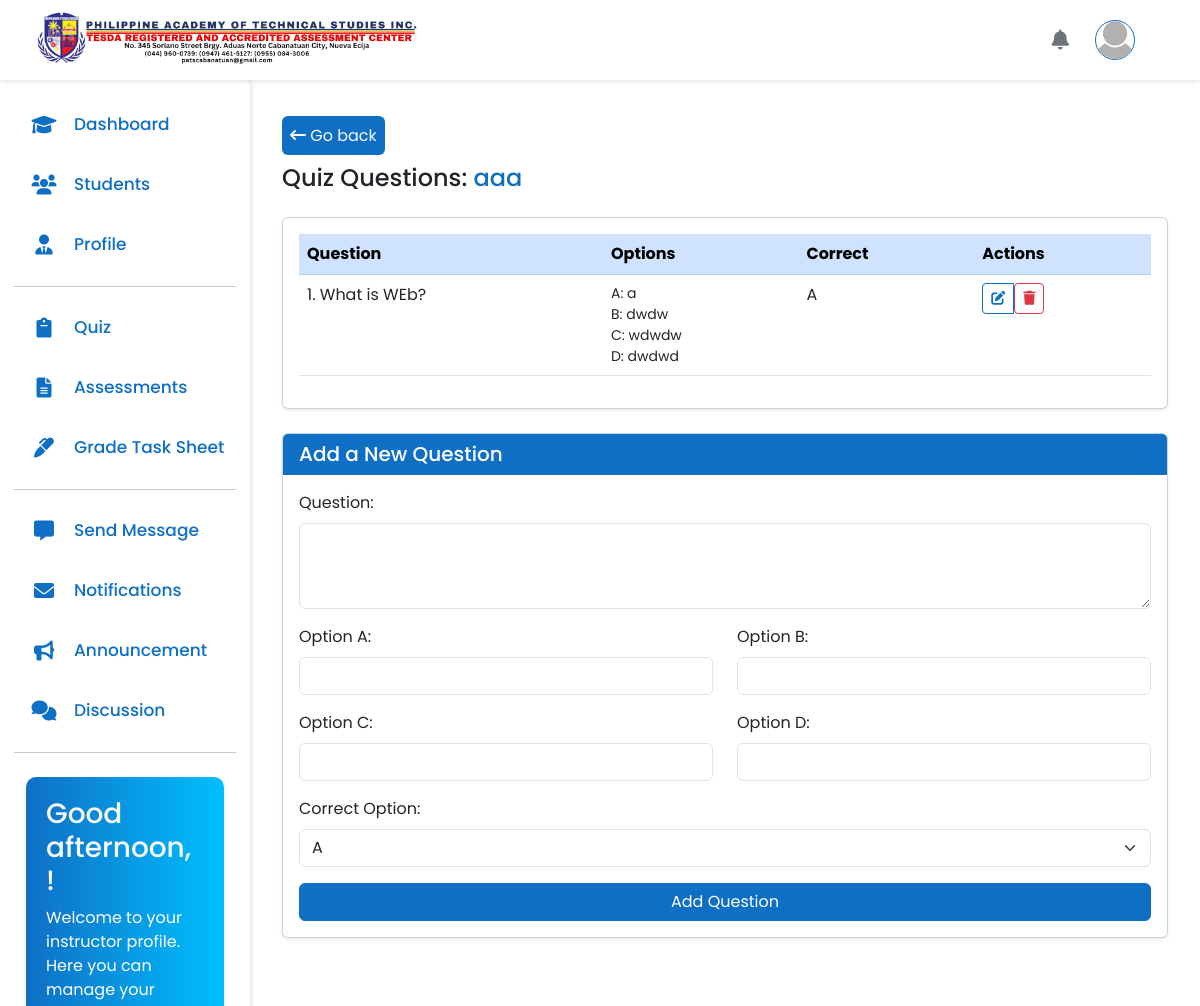
The page /instructor/main.php?page=quiz-question&courseID=21&quizContent=4638&quizName=aaa on the database its author committed.
### tables this page shows
CREATE TABLE `header` (
  `id` int(11) NOT NULL,
  `logo` varchar(100) DEFAULT NULL
);

CREATE TABLE `quiz_questions` (
  `question_id` int(11) NOT NULL,
  `quiz_id` int(11) NOT NULL,
  `question_name` text NOT NULL,
  `option_a` varchar(100) NOT NULL,
  `option_b` varchar(100) NOT NULL,
  `option_c` varchar(100) NOT NULL,
  `option_d` varchar(100) NOT NULL,
  `correct_option` char(1) NOT NULL,
  `created_at` timestamp NOT NULL DEFAULT current_timestamp()
);

### instructor/quiz-question.php (the view, shortened to what this page needs)
<?php
$courseID = $_GET['courseID'];
if (isset($_GET['quizContent']) && isset($_GET['quizName'])) {
    $quizID = $_GET['quizContent'];
    $quizName = $_GET['quizName'];
    ?>
    <div class="container-fluid mt-4">
        <a href="main.php?page=course-content&viewContent=<?= $courseID; ?> " class="button-primary text-decoration-none text-center p-2 rounded"><i class="fa-solid fa-arrow-left-long"></i> Go back</a>
        <h2 class="mb-4 fs-4 mt-3">Quiz Questions: <span class="text-primary"><?= htmlspecialchars($quizName); ?></span></h2>
        <div class="card shadow-sm">
            <div class="card-body table-responsive">
                <table class="table table-hover">
                    <thead class="table-primary">
                        <tr>
                            <th>Question</th>
                            <th>Options</th>
                            <th>Correct</th>
                            <th>Actions</th>
                        </tr>
                    </thead>
                    <tbody>
                        <?php
                        $qNum = 0;
                        $sqlQuizQuestion = "SELECT * FROM quiz_questions WHERE quiz_id = '$quizID'";
                        $resultQuizQuestion = mysqli_query($connect, $sqlQuizQuestion);
                        while ($row = mysqli_fetch_assoc($resultQuizQuestion)) {
                            $qNum++;
                        ?>
                            <tr>
                                <td class="text-break"><?= $qNum; ?>. <?= htmlspecialchars($row['question_name']); ?></td>
                                <td>
                                    <small class="d-block text-break">
                                        A: <?= htmlspecialchars($row['option_a']); ?><br>
                                        B: <?= htmlspecialchars($row['option_b']); ?><br>
                                        C: <?= htmlspecialchars($row['option_c']); ?><br>
                                        D: <?= htmlspecialchars($row['option_d']); ?>
                                    </small>
                                </td>
                                <td><?= $row['correct_option']; ?></td>
                                <td>
                                    <div class="btn-group" role="group">
                                        <button type="button" class="btn btn-sm btn-outline-primary" data-bs-toggle="modal" data-bs-target="#editQuestionModal<?= $row['question_id']; ?>">
                                            <i class="fa-solid fa-pen-to-square"></i>
                                        </button>
                                        <form method="POST" onsubmit="return confirm('Are you sure you want to delete this question?');">
                                            <button type="submit" name="delete_question" class="btn btn-sm btn-outline-danger">
                                                <i class="fa-solid fa-trash"></i>
                                            </button>
                                        </form>
                                    </div>
                                </td>
                            </tr>
                            </div>
                        <?php
                        }
                        ?>
            </div>
        </div>
    </div>
    <div class="container-fluid mt-4 mb-5">
        <div class="card shadow-sm">
            <div class="card-header bg-primary text-white">
                <h5 class="mb-0 fs-5">Add a New Question</h5>
            </div>
            <div class="card-body">
                <form method="post">
                    <div class="mb-3">
                        <label for="question_name" class="form-label">Question:</label>
                        <textarea name="question_name" id="question_name" class="form-control" rows="3" required></textarea>
                    </div>
                    <div class="row">
                        <div class="col-12 col-md-6 mb-3">
                            <label for="option_a" class="form-label">Option A:</label>
                            <input type="text" name="option_a" id="option_a" class="form-control" required>
                        </div>
                        <div class="col-12 col-md-6 mb-3">
                            <label for="option_b" class="form-label">Option B:</label>
                            <input type="text" name="option_b" id="option_b" class="form-control" required>
                        </div>
                    </div>
                    <div class="row">
                        <div class="col-12 col-md-6 mb-3">
                            <label for="option_c" class="form-label">Option C:</label>
                            <input type="text" name="option_c" id="option_c" class="form-control" required>
                        </div>
                        <div class="col-12 col-md-6 mb-3">
                            <label for="option_d" class="form-label">Option D:</label>
                            <input type="text" name="option_d" id="option_d" class="form-control" required>
                        </div>
                    </div>
                    <div class="mb-3">
                        <label for="correct_option" class="form-label">Correct Option:</label>
                        <select name="correct_option" id="correct_option" class="form-select">
                            <option value="A">A</option>
                        </select>
                    </div>
                    <div class="d-grid">
                        <button type="submit" name="add_question" class="btn btn-primary">Add Question</button>
                    </div>
                </form>
            </div>
        </div>
    </div>
<?php
}
?>
<div class="position-fixed bottom-0 end-0 p-3" style="z-index: 11">
</div>

### instructor/main.php (shortened to what this page needs)
<?php
    include '../config/db.php';
    $page = isset($_GET['page']) ? $_GET['page'] : 'dashboard';
    $userID = $_SESSION['userID'];
    switch($page){
        case 'quiz-question':
            $filename = 'quiz-question.php';
            break;
    }
    $sqlProfile = "SELECT profile_picture FROM users WHERE user_id = '$userID'";
    $resultProfile = mysqli_query($connect, $sqlProfile);
    $pic = mysqli_fetch_assoc($resultProfile);
    $profilePic = $pic['profile_picture'] ?? 'default.png';
    $sqlHeader = "SELECT * FROM header";
    $resultHeader = mysqli_query($connect, $sqlHeader);
    $header = mysqli_fetch_assoc($resultHeader);
    $logo = $header['logo'];
?>
<!DOCTYPE html>
<html lang="en">
<head>
    <link href="https://cdn.jsdelivr.net/npm/bootstrap@5.3.0/dist/css/bootstrap.min.css" rel="stylesheet">
    <link href="https://cdnjs.cloudflare.com/ajax/libs/font-awesome/6.0.0-beta3/css/all.min.css" rel="stylesheet">
    <link rel="stylesheet" href="../assets/css/side-nav.css?v1">
    <link rel="stylesheet" href="../assets/css/color.css">
    <link rel="stylesheet" href="https://cdn.jsdelivr.net/npm/sweetalert2@11.0.19/dist/sweetalert2.min.css">
</head>
<body>
    <nav class="navbar navbar-expand-lg fixed-top">
        <div class="container-fluid ms-4 me-4">
            <a class="navbar-brand" href="index.php">
                <img src="<?= $logo; ?>" alt="Pats Logo" style="height: 60px; width: 100%">
            </a>
            <div class="d-flex align-items-center ms-auto">
                <div class="dropdown dropdown-center">
                    <button class="btn btn-link position-relative" type="button" id="notificationDropdown" data-bs-toggle="dropdown" aria-expanded="false">
                        <i class="fas fa-bell fa-lg text-secondary"></i>
                    </button>
                </div>
                <div class="dropdown">
                    <button class="btn btn-link me-3" type="button" id="profileDropdown" data-bs-toggle="dropdown" aria-expanded="false">
                    <img src="../uploads/profile-pictures/<?php echo (!empty($profilePic)) ? $profilePic : 'default.png'; ?>" alt="profile photo" style="width: 40px; height: 40px; border-radius: 50%; object-fit: cover;">
                    </button>
                </div>
            </div>
        </div>
    </nav>
    <nav class="sidebar">
        <div class="menu-bar">
            <div class="menu">
                <ul class="menu-links">
                    <li class="nav-link">
                        <a href="?page=dashboard">
                            <i class="fa-solid fa-graduation-cap icon "></i>
                            <span class="text nav-text">Dashboard</span>
                        </a>
                    </li>
                    <li class="nav-link">
                        <a href="?page=students">
                            <i class="fa-solid fa-users icon"></i>
                            <span class="text nav-text">Students</span>
                        </a>
                    </li>
                    <li class="nav-link">
                        <a href="?page=profile">
                           <i class="fa-solid fa-user-tie icon"></i>
                            <span class="text nav-text">Profile</span>
                        </a>
                    </li>
                    <hr>
                    <li class="nav-link">
                        <a href="?page=quiz">
                            <i class="fa-solid fa-clipboard icon "></i>
                            <span class="text nav-text">Quiz</span>
                        </a>
                    </li>
                    <li class="nav-link">
                        <a href="?page=assessments">
                        <i class="fa-solid fa-file-alt icon "></i>
                            <span class="text nav-text">Assessments</span>
                        </a>
                    </li>
                    <li class="nav-link">
                        <a href="?page=grade-task-sheets">
                        <i class="fa-solid fa-marker icon "></i>
                            <span class="text nav-text">Grade Task Sheet</span>
                        </a>
                    </li>
                    <hr>
                    <li class="nav-link">
                        <a href="?page=send-message">
                            <i class="fa-solid fa-message icon"></i>
                            <span class="text nav-text">Send Message</span>
                        </a>
                    </li>
                    <li class="nav-link">
                        <a href="?page=notifications">
                        <i class="fa-solid fa-envelope icon"></i>
                            <span class="text nav-text">Notifications</span>
                        </a>
                    </li>
                    <li class="nav-link">
                        <a href="?page=announcements">
                            <i class="fa-solid fa-bullhorn icon"></i>
                            <span class="text nav-text">Announcement</span>
                        </a>
                    </li>
                    <li class="nav-link">
                        <a href="?page=discussion">
                            <i class="fa-solid fa-comments icon"></i>
                            <span class="text nav-text">Discussion</span>
                        </a>
                    </li>
                    <hr>
                    <div class="container mt-4">
                        <div class="welcome-text">
                            <h3 id="greeting" class="text-light"></h3>
                            <p>Welcome to your instructor profile. Here you can manage your personal information and manage the course content.</p>
                        </div>
                    </div>
                </ul>
            </div>
        </div>
    </nav>
    <div class="content flex-grow-1" id="content-area">
    <?php include $filename; ?>
</body>
</html>

### assets/css/side-nav.css (style rules this page uses)
* { margin: 0; padding: 0; box-sizing: border-box; font-family: 'Poppins', sans-serif; }
* > .nav-link { border-radius: 10px; }
:root { --body-color: #cbedfd; --sidebar-color: #FFF; --primary-color: #0f6fc5; --primary-color-light: #F6F5FF; --toggle-color: #DDD; --text-color: #0f6fc5; --background-color: white; --tran-03: all 0.2s ease; --tran-04: all 0.3s ease; --tran-05: all 0.3s ease; }
body { font-family: 'Poppins', sans-serif; background-color: var(--background-color); padding-top: 80px; }
.sidebar { position: fixed; top: 80px; left: 0; bottom: 0; height: 100%; width: 250px; padding: 10px 14px; background: var(--sidebar-color); transition: var(--tran-05); z-index: 100; border-top-right-radius: 5px; overflow-y: auto; box-shadow: 2px 0 4px rgba(0,0,0,0.1); }
.sidebar li { height: 50px; list-style: none; display: flex; align-items: center; margin-top: 10px; }
.header .image, .sidebar .icon { min-width: 60px; border-radius: 6px; }
.sidebar .icon { min-width: 60px; border-radius: 6px; height: 100%; display: flex; align-items: center; justify-content: center; font-size: 20px; }
.sidebar .text, .sidebar .icon { color: var(--text-color); transition: var(--tran-03); }
.sidebar .text { font-size: 17px; font-weight: 500; white-space: nowrap; opacity: 1; }
.sidebar li a { list-style: none; height: 100%; background-color: transparent; display: flex; align-items: center; height: 100%; width: 100%; text-decoration: none; transition: var(--tran-03); }
.sidebar .menu-bar { height: calc(100% - 55px); display: flex; flex-direction: column; justify-content: space-between; overflow-y: scroll; }
.menu-links { padding: 0; position: relative; }
.navbar { background-color: var(--background-color); box-shadow: 0 2px 4px rgba(0,0,0,0.1); height: 80px; }
.navbar-brand, .nav-link { color: var(--text-color); }
.sidebar .nav-link a { color: #333; transition: all 0.3s ease; padding: 15px 0px; height: 100%; width: 100%; }
.sidebar .nav-link a { color: #333; text-decoration: none; }
.content { transition: all 0.3s; padding: 20px; }
.dropdown button img { height: 40px; width: 40px; border: 1px solid #0f6fc5; border-radius: 50%; }
@media (min-width: 769px) { .content { margin-left: 250px; } }
.welcome-text { background: linear-gradient(to right, #0f6fc5, #00bfff); color: white; padding: 20px; border-radius: 10px; margin-bottom: 20px; box-shadow: 0 4px 6px rgba(0, 0, 0, 0.1); transition: transform 0.3s ease; }

### assets/css/color.css (style rules this page uses)
:root { --primary-color: #0f6fc5; --secondary-color: #6c757d; --success-color: #28a745; --danger-color: #dc3545; --warning-color: #ffc107; --info-color: #17a2b8; --light-color: #f8f9fa; --dark-color: #343a40; --text-primary: #212529; --text-secondary: #6c757d; --text-light: #f8f9fa; --bg-primary: #ffffff; --bg-secondary: #f8f9fa; --border-color: #dee2e6; --accent-color: #fd7e14; --highlight-color: #20c997; }
.button-primary { background-color: var(--primary-color) !important; color: var(--text-light) !important; transition: all 0.3s ease !important; border: none; }

### instructor/quiz-question.php (style rules this page uses)
.btn-primary, .bg-primary { background-color: #0f6fc5 !important; border-color: #0f6fc5 !important; }
.btn-outline-primary { color: #0f6fc5 !important; border-color: #0f6fc5 !important; }
.text-primary { color: #0f6fc5 !important; }

### rows shown on the page
header: logo (picture)
quiz_questions: question_name "What is WEb?", option_a "a", option_b "dwdw", option_c "wdwdw", option_d "dwdwd", correct_option "A"

### other values the page prints
$quizName "aaa"
